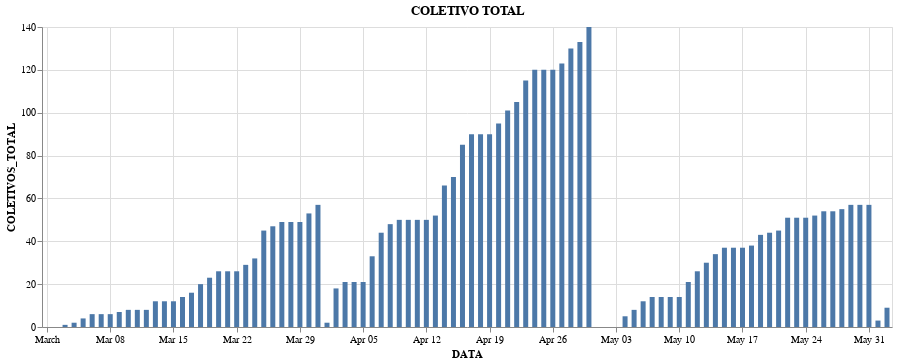

The notebook cell saved with this chart:
### Code cell
base = alt.Chart(despedimentos).mark_bar().encode(
    x='DATA',
).properties(
    width=850
)
red = alt.value('#f54242')
base.encode(y='COLETIVOS_TOTAL').properties(title='COLETIVO TOTAL') #| base.encode(y='POR DIA').properties(title='Por dia')

### Figure 1 — Vega-Lite specification as saved in the notebook (floating-point values rounded to 4 significant figures)
{"config": {"view": {"continuousWidth": 400, "continuousHeight": 300}}, "data": {"name": "data-18f1bedf9b3dfde7704c06635067e81d"}, "mark": "bar", "encoding": {"x": {"type": "temporal", "field": "DATA"}, "y": {"type": "quantitative", "field": "COLETIVOS_TOTAL"}}, "title": "COLETIVO TOTAL", "width": 850, "$schema": "https://vega.github.io/schema/vega-lite/v4.8.1.json", "datasets": {"data-18f1bedf9b3dfde7704c06635067e81d": [{"DATA": "2020-03-01T00:00:00", "COLETIVOS_TOTAL": 0, "COLETIVOS_MICRO": 0, "TRABALHADORES_TOTAL": 0, "TRABALHADORES_MICRO": 0}, {"DATA": "2020-03-02T00:00:00", "COLETIVOS_TOTAL": 0, "COLETIVOS_MICRO": 0, "TRABALHADORES_TOTAL": 0, "TRABALHADORES_MICRO": 0}, {"DATA": "2020-03-03T00:00:00", "COLETIVOS_TOTAL": 1, "COLETIVOS_MICRO": 1, "TRABALHADORES_TOTAL": 4, "TRABALHADORES_MICRO": 4}, {"DATA": "2020-03-04T00:00:00", "COLETIVOS_TOTAL": 2, "COLETIVOS_MICRO": 1, "TRABALHADORES_TOTAL": 8, "TRABALHADORES_MICRO": 4}, {"DATA": "2020-03-05T00:00:00", "COLETIVOS_TOTAL": 4, "COLETIVOS_MICRO": 3, "TRABALHADORES_TOTAL": 16, "TRABALHADORES_MICRO": 12}, {"DATA": "2020-03-06T00:00:00", "COLETIVOS_TOTAL": 6, "COLETIVOS_MICRO": 3, "TRABALHADORES_TOTAL": 37, "TRABALHADORES_MICRO": 12}, {"DATA": "2020-03-07T00:00:00", "COLETIVOS_TOTAL": 6, "COLETIVOS_MICRO": 3, "TRABALHADORES_TOTAL": 37, "TRABALHADORES_MICRO": 12}, {"DATA": "2020-03-08T00:00:00", "COLETIVOS_TOTAL": 6, "COLETIVOS_MICRO": 3, "TRABALHADORES_TOTAL": 37, "TRABALHADORES_MICRO": 12}, {"DATA": "2020-03-09T00:00:00", "COLETIVOS_TOTAL": 7, "COLETIVOS_MICRO": 4, "TRABALHADORES_TOTAL": 40, "TRABALHADORES_MICRO": 15}, {"DATA": "2020-03-10T00:00:00", "COLETIVOS_TOTAL": 8, "COLETIVOS_MICRO": 5, "TRABALHADORES_TOTAL": 44, "TRABALHADORES_MICRO": 19}, {"DATA": "2020-03-11T00:00:00", "COLETIVOS_TOTAL": 8, "COLETIVOS_MICRO": 5, "TRABALHADORES_TOTAL": 44, "TRABALHADORES_MICRO": 19}, {"DATA": "2020-03-12T00:00:00", "COLETIVOS_TOTAL": 8, "COLETIVOS_MICRO": 5, "TRABALHADORES_TOTAL": 44, "TRABALHADORES_MICRO": 19}, {"DATA": "2020-03-13T00:00:00", "COLETIVOS_TOTAL": 12, "COLETIVOS_MICRO": 8, "TRABALHADORES_TOTAL": 66, "TRABALHADORES_MICRO": 31}, {"DATA": "2020-03-14T00:00:00", "COLETIVOS_TOTAL": 12, "COLETIVOS_MICRO": 8, "TRABALHADORES_TOTAL": 66, "TRABALHADORES_MICRO": 31}, {"DATA": "2020-03-15T00:00:00", "COLETIVOS_TOTAL": 12, "COLETIVOS_MICRO": 8, "TRABALHADORES_TOTAL": 66, "TRABALHADORES_MICRO": 31}, {"DATA": "2020-03-16T00:00:00", "COLETIVOS_TOTAL": 14, "COLETIVOS_MICRO": 9, "TRABALHADORES_TOTAL": 72, "TRABALHADORES_MICRO": 33}, {"DATA": "2020-03-17T00:00:00", "COLETIVOS_TOTAL": 16, "COLETIVOS_MICRO": 9, "TRABALHADORES_TOTAL": 88, "TRABALHADORES_MICRO": 33}, {"DATA": "2020-03-18T00:00:00", "COLETIVOS_TOTAL": 20, "COLETIVOS_MICRO": 12, "TRABALHADORES_TOTAL": 196, "TRABALHADORES_MICRO": 51}, {"DATA": "2020-03-19T00:00:00", "COLETIVOS_TOTAL": 23, "COLETIVOS_MICRO": 13, "TRABALHADORES_TOTAL": 220, "TRABALHADORES_MICRO": 55}, {"DATA": "2020-03-20T00:00:00", "COLETIVOS_TOTAL": 26, "COLETIVOS_MICRO": 13, "TRABALHADORES_TOTAL": 321, "TRABALHADORES_MICRO": 55}, {"DATA": "2020-03-21T00:00:00", "COLETIVOS_TOTAL": 26, "COLETIVOS_MICRO": 13, "TRABALHADORES_TOTAL": 321, "TRABALHADORES_MICRO": 55}, {"DATA": "2020-03-22T00:00:00", "COLETIVOS_TOTAL": 26, "COLETIVOS_MICRO": 13, "TRABALHADORES_TOTAL": 321, "TRABALHADORES_MICRO": 55}, {"DATA": "2020-03-23T00:00:00", "COLETIVOS_TOTAL": 29, "COLETIVOS_MICRO": 14, "TRABALHADORES_TOTAL": 360, "TRABALHADORES_MICRO": 64}, {"DATA": "2020-03-24T00:00:00", "COLETIVOS_TOTAL": 32, "COLETIVOS_MICRO": 14, "TRABALHADORES_TOTAL": 391, "TRABALHADORES_MICRO": 64}, {"DATA": "2020-03-25T00:00:00", "COLETIVOS_TOTAL": 45, "COLETIVOS_MICRO": 21, "TRABALHADORES_TOTAL": 612, "TRABALHADORES_MICRO": 106}, {"DATA": "2020-03-26T00:00:00", "COLETIVOS_TOTAL": 47, "COLETIVOS_MICRO": 22, "TRABALHADORES_TOTAL": 651, "TRABALHADORES_MICRO": 109}, {"DATA": "2020-03-27T00:00:00", "COLETIVOS_TOTAL": 49, "COLETIVOS_MICRO": 22, "TRABALHADORES_TOTAL": 682, "TRABALHADORES_MICRO": 109}, {"DATA": "2020-03-28T00:00:00", "COLETIVOS_TOTAL": 49, "COLETIVOS_MICRO": 22, "TRABALHADORES_TOTAL": 682, "TRABALHADORES_MICRO": 109}, {"DATA": "2020-03-29T00:00:00", "COLETIVOS_TOTAL": 49, "COLETIVOS_MICRO": 22, "TRABALHADORES_TOTAL": 682, "TRABALHADORES_MICRO": 109}, {"DATA": "2020-03-30T00:00:00", "COLETIVOS_TOTAL": 53, "COLETIVOS_MICRO": 24, "TRABALHADORES_TOTAL": 762, "TRABALHADORES_MICRO": 123}, {"DATA": "2020-03-31T00:00:00", "COLETIVOS_TOTAL": 57, "COLETIVOS_MICRO": 27, "TRABALHADORES_TOTAL": 786, "TRABALHADORES_MICRO": 143}, {"DATA": "2020-04-01T00:00:00", "COLETIVOS_TOTAL": 2, "COLETIVOS_MICRO": 1, "TRABALHADORES_TOTAL": 13, "TRABALHADORES_MICRO": 3}, {"DATA": "2020-04-02T00:00:00", "COLETIVOS_TOTAL": 18, "COLETIVOS_MICRO": 10, "TRABALHADORES_TOTAL": 164, "TRABALHADORES_MICRO": 52}, {"DATA": "2020-04-03T00:00:00", "COLETIVOS_TOTAL": 21, "COLETIVOS_MICRO": 11, "TRABALHADORES_TOTAL": 196, "TRABALHADORES_MICRO": 57}, {"DATA": "2020-04-04T00:00:00", "COLETIVOS_TOTAL": 21, "COLETIVOS_MICRO": 11, "TRABALHADORES_TOTAL": 196, "TRABALHADORES_MICRO": 57}, {"DATA": "2020-04-05T00:00:00", "COLETIVOS_TOTAL": 21, "COLETIVOS_MICRO": 11, "TRABALHADORES_TOTAL": 196, "TRABALHADORES_MICRO": 57}, {"DATA": "2020-04-06T00:00:00", "COLETIVOS_TOTAL": 33, "COLETIVOS_MICRO": 19, "TRABALHADORES_TOTAL": 280, "TRABALHADORES_MICRO": 91}, {"DATA": "2020-04-07T00:00:00", "COLETIVOS_TOTAL": 44, "COLETIVOS_MICRO": 28, "TRABALHADORES_TOTAL": 354, "TRABALHADORES_MICRO": 137}, {"DATA": "2020-04-08T00:00:00", "COLETIVOS_TOTAL": 48, "COLETIVOS_MICRO": 30, "TRABALHADORES_TOTAL": 408, "TRABALHADORES_MICRO": 142}, {"DATA": "2020-04-09T00:00:00", "COLETIVOS_TOTAL": 50, "COLETIVOS_MICRO": 32, "TRABALHADORES_TOTAL": 414, "TRABALHADORES_MICRO": 148}, {"DATA": "2020-04-10T00:00:00", "COLETIVOS_TOTAL": 50, "COLETIVOS_MICRO": 32, "TRABALHADORES_TOTAL": 414, "TRABALHADORES_MICRO": 148}, {"DATA": "2020-04-11T00:00:00", "COLETIVOS_TOTAL": 50, "COLETIVOS_MICRO": 32, "TRABALHADORES_TOTAL": 414, "TRABALHADORES_MICRO": 148}, {"DATA": "2020-04-12T00:00:00", "COLETIVOS_TOTAL": 50, "COLETIVOS_MICRO": 32, "TRABALHADORES_TOTAL": 414, "TRABALHADORES_MICRO": 148}, {"DATA": "2020-04-13T00:00:00", "COLETIVOS_TOTAL": 52, "COLETIVOS_MICRO": 33, "TRABALHADORES_TOTAL": 429, "TRABALHADORES_MICRO": 152}, {"DATA": "2020-04-14T00:00:00", "COLETIVOS_TOTAL": 66, "COLETIVOS_MICRO": 42, "TRABALHADORES_TOTAL": 542, "TRABALHADORES_MICRO": 197}, {"DATA": "2020-04-15T00:00:00", "COLETIVOS_TOTAL": 70, "COLETIVOS_MICRO": 44, "TRABALHADORES_TOTAL": 605, "TRABALHADORES_MICRO": 210}, {"DATA": "2020-04-16T00:00:00", "COLETIVOS_TOTAL": 85, "COLETIVOS_MICRO": 51, "TRABALHADORES_TOTAL": 728, "TRABALHADORES_MICRO": 243}, {"DATA": "2020-04-17T00:00:00", "COLETIVOS_TOTAL": 90, "COLETIVOS_MICRO": 53, "TRABALHADORES_TOTAL": 762, "TRABALHADORES_MICRO": 256}, {"DATA": "2020-04-18T00:00:00", "COLETIVOS_TOTAL": 90, "COLETIVOS_MICRO": 53, "TRABALHADORES_TOTAL": 762, "TRABALHADORES_MICRO": 256}, {"DATA": "2020-04-19T00:00:00", "COLETIVOS_TOTAL": 90, "COLETIVOS_MICRO": 53, "TRABALHADORES_TOTAL": 762, "TRABALHADORES_MICRO": 256}, {"DATA": "2020-04-20T00:00:00", "COLETIVOS_TOTAL": 95, "COLETIVOS_MICRO": 56, "TRABALHADORES_TOTAL": 810, "TRABALHADORES_MICRO": 263}, {"DATA": "2020-04-21T00:00:00", "COLETIVOS_TOTAL": 101, "COLETIVOS_MICRO": 57, "TRABALHADORES_TOTAL": 902, "TRABALHADORES_MICRO": 265}, {"DATA": "2020-04-22T00:00:00", "COLETIVOS_TOTAL": 105, "COLETIVOS_MICRO": 59, "TRABALHADORES_TOTAL": 937, "TRABALHADORES_MICRO": 277}, {"DATA": "2020-04-23T00:00:00", "COLETIVOS_TOTAL": 115, "COLETIVOS_MICRO": 65, "TRABALHADORES_TOTAL": 1040, "TRABALHADORES_MICRO": 305}, {"DATA": "2020-04-24T00:00:00", "COLETIVOS_TOTAL": 120, "COLETIVOS_MICRO": 67, "TRABALHADORES_TOTAL": 1091, "TRABALHADORES_MICRO": 316}, {"DATA": "2020-04-25T00:00:00", "COLETIVOS_TOTAL": 120, "COLETIVOS_MICRO": 67, "TRABALHADORES_TOTAL": 1091, "TRABALHADORES_MICRO": 316}, {"DATA": "2020-04-26T00:00:00", "COLETIVOS_TOTAL": 120, "COLETIVOS_MICRO": 67, "TRABALHADORES_TOTAL": 1091, "TRABALHADORES_MICRO": 316}, {"DATA": "2020-04-27T00:00:00", "COLETIVOS_TOTAL": 123, "COLETIVOS_MICRO": 70, "TRABALHADORES_TOTAL": 1111, "TRABALHADORES_MICRO": 336}, {"DATA": "2020-04-28T00:00:00", "COLETIVOS_TOTAL": 130, "COLETIVOS_MICRO": 73, "TRABALHADORES_TOTAL": 1235, "TRABALHADORES_MICRO": 358}, {"DATA": "2020-04-29T00:00:00", "COLETIVOS_TOTAL": 133, "COLETIVOS_MICRO": 75, "TRABALHADORES_TOTAL": 1245, "TRABALHADORES_MICRO": 365}, {"DATA": "2020-04-30T00:00:00", "COLETIVOS_TOTAL": 140, "COLETIVOS_MICRO": 79, "TRABALHADORES_TOTAL": 1324, "TRABALHADORES_MICRO": 381}, {"DATA": "2020-05-01T00:00:00", "COLETIVOS_TOTAL": 0, "COLETIVOS_MICRO": 0, "TRABALHADORES_TOTAL": 0, "TRABALHADORES_MICRO": 0}, {"DATA": "2020-05-02T00:00:00", "COLETIVOS_TOTAL": 0, "COLETIVOS_MICRO": 0, "TRABALHADORES_TOTAL": 0, "TRABALHADORES_MICRO": 0}, {"DATA": "2020-05-03T00:00:00", "COLETIVOS_TOTAL": 0, "COLETIVOS_MICRO": 0, "TRABALHADORES_TOTAL": 0, "TRABALHADORES_MICRO": 0}, {"DATA": "2020-05-04T00:00:00", "COLETIVOS_TOTAL": 5, "COLETIVOS_MICRO": 2, "TRABALHADORES_TOTAL": 40, "TRABALHADORES_MICRO": 13}, {"DATA": "2020-05-05T00:00:00", "COLETIVOS_TOTAL": 8, "COLETIVOS_MICRO": 4, "TRABALHADORES_TOTAL": 49, "TRABALHADORES_MICRO": 19}, {"DATA": "2020-05-06T00:00:00", "COLETIVOS_TOTAL": 12, "COLETIVOS_MICRO": 6, "TRABALHADORES_TOTAL": 89, "TRABALHADORES_MICRO": 27}, {"DATA": "2020-05-07T00:00:00", "COLETIVOS_TOTAL": 14, "COLETIVOS_MICRO": 6, "TRABALHADORES_TOTAL": 104, "TRABALHADORES_MICRO": 27}, {"DATA": "2020-05-08T00:00:00", "COLETIVOS_TOTAL": 14, "COLETIVOS_MICRO": 6, "TRABALHADORES_TOTAL": 104, "TRABALHADORES_MICRO": 27}, {"DATA": "2020-05-09T00:00:00", "COLETIVOS_TOTAL": 14, "COLETIVOS_MICRO": 6, "TRABALHADORES_TOTAL": 104, "TRABALHADORES_MICRO": 27}, {"DATA": "2020-05-10T00:00:00", "COLETIVOS_TOTAL": 14, "COLETIVOS_MICRO": 6, "TRABALHADORES_TOTAL": 104, "TRABALHADORES_MICRO": 27}, {"DATA": "2020-05-11T00:00:00", "COLETIVOS_TOTAL": 21, "COLETIVOS_MICRO": 9, "TRABALHADORES_TOTAL": 148, "TRABALHADORES_MICRO": 36}, {"DATA": "2020-05-12T00:00:00", "COLETIVOS_TOTAL": 26, "COLETIVOS_MICRO": 12, "TRABALHADORES_TOTAL": 214, "TRABALHADORES_MICRO": 47}, {"DATA": "2020-05-13T00:00:00", "COLETIVOS_TOTAL": 30, "COLETIVOS_MICRO": 14, "TRABALHADORES_TOTAL": 232, "TRABALHADORES_MICRO": 51}, {"DATA": "2020-05-14T00:00:00", "COLETIVOS_TOTAL": 34, "COLETIVOS_MICRO": 16, "TRABALHADORES_TOTAL": 256, "TRABALHADORES_MICRO": 58}, {"DATA": "2020-05-15T00:00:00", "COLETIVOS_TOTAL": 37, "COLETIVOS_MICRO": 17, "TRABALHADORES_TOTAL": 279, "TRABALHADORES_MICRO": 62}, {"DATA": "2020-05-16T00:00:00", "COLETIVOS_TOTAL": 37, "COLETIVOS_MICRO": 17, "TRABALHADORES_TOTAL": 279, "TRABALHADORES_MICRO": 62}, {"DATA": "2020-05-17T00:00:00", "COLETIVOS_TOTAL": 37, "COLETIVOS_MICRO": 17, "TRABALHADORES_TOTAL": 279, "TRABALHADORES_MICRO": 62}, {"DATA": "2020-05-18T00:00:00", "COLETIVOS_TOTAL": 38, "COLETIVOS_MICRO": 17, "TRABALHADORES_TOTAL": 303, "TRABALHADORES_MICRO": 62}, {"DATA": "2020-05-19T00:00:00", "COLETIVOS_TOTAL": 43, "COLETIVOS_MICRO": 18, "TRABALHADORES_TOTAL": 381, "TRABALHADORES_MICRO": 68}, {"DATA": "2020-05-20T00:00:00", "COLETIVOS_TOTAL": 44, "COLETIVOS_MICRO": 18, "TRABALHADORES_TOTAL": 401, "TRABALHADORES_MICRO": 68}, {"DATA": "2020-05-21T00:00:00", "COLETIVOS_TOTAL": 45, "COLETIVOS_MICRO": 18, "TRABALHADORES_TOTAL": 414, "TRABALHADORES_MICRO": 68}, {"DATA": "2020-05-22T00:00:00", "COLETIVOS_TOTAL": 51, "COLETIVOS_MICRO": 19, "TRABALHADORES_TOTAL": 489, "TRABALHADORES_MICRO": 72}, {"DATA": "2020-05-23T00:00:00", "COLETIVOS_TOTAL": 51, "COLETIVOS_MICRO": 19, "TRABALHADORES_TOTAL": 489, "TRABALHADORES_MICRO": 72}, {"DATA": "2020-05-24T00:00:00", "COLETIVOS_TOTAL": 51, "COLETIVOS_MICRO": 19, "TRABALHADORES_TOTAL": 489, "TRABALHADORES_MICRO": 72}, {"DATA": "2020-05-25T00:00:00", "COLETIVOS_TOTAL": 52, "COLETIVOS_MICRO": 19, "TRABALHADORES_TOTAL": 493, "TRABALHADORES_MICRO": 72}, {"DATA": "2020-05-26T00:00:00", "COLETIVOS_TOTAL": 54, "COLETIVOS_MICRO": 21, "TRABALHADORES_TOTAL": 504, "TRABALHADORES_MICRO": 83}, {"DATA": "2020-05-27T00:00:00", "COLETIVOS_TOTAL": 54, "COLETIVOS_MICRO": 21, "TRABALHADORES_TOTAL": 504, "TRABALHADORES_MICRO": 83}, {"DATA": "2020-05-28T00:00:00", "COLETIVOS_TOTAL": 55, "COLETIVOS_MICRO": 21, "TRABALHADORES_TOTAL": 524, "TRABALHADORES_MICRO": 83}, {"DATA": "2020-05-29T00:00:00", "COLETIVOS_TOTAL": 57, "COLETIVOS_MICRO": 21, "TRABALHADORES_TOTAL": 539, "TRABALHADORES_MICRO": 83}, {"DATA": "2020-05-30T00:00:00", "COLETIVOS_TOTAL": 57, "COLETIVOS_MICRO": 21, "TRABALHADORES_TOTAL": 539, "TRABALHADORES_MICRO": 83}, {"DATA": "2020-05-31T00:00:00", "COLETIVOS_TOTAL": 57, "COLETIVOS_MICRO": 21, "TRABALHADORES_TOTAL": 539, "TRABALHADORES_MICRO": 83}, {"DATA": "2020-06-01T00:00:00", "COLETIVOS_TOTAL": 3, "COLETIVOS_MICRO": 0, "TRABALHADORES_TOTAL": 180, "TRABALHADORES_MICRO": 0}, {"DATA": "2020-06-02T00:00:00", "COLETIVOS_TOTAL": 9, "COLETIVOS_MICRO": 1, "TRABALHADORES_TOTAL": 239, "TRABALHADORES_MICRO": 4}]}}
